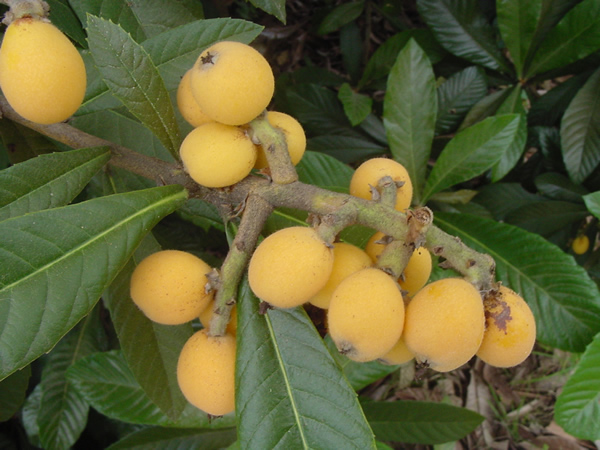
#> input picture modul-contoh/buah/fruits.jpg, 600 x 450 px, found by its file name
$ jupyter execute notebook.ipynb
#> lines starting #> are read from the running program, lines starting #| are printed output that depends on the picture; after the words box and inside, x2 and y2 are one past the last pixel; in counts of white or black regions, pixels touching at a corner belong together
# **Count number of fruits from an image**

## Input
Read the image

[cell 1]
import numpy as np
import cv2
from matplotlib import pyplot as plt

[cell 2]
img = cv2.imread('fruits.jpg')
#> img is the input picture: shape (450, 600, 3); mean B, G, R 53.9, 97.9, 97.3
#show the image
im_rgb = cv2.cvtColor(img, cv2.COLOR_BGR2RGB)
plt.imshow(im_rgb), plt.grid(False)
plt.xticks([]), plt.yticks([])

## Grayscale
Convert the image to grayscale. The colour of fruits makes them a lighter shade than the background leaves, making it easier to detect.

[cell 3]
gray = cv2.cvtColor(img, cv2.COLOR_BGR2GRAY)
plt.imshow(gray, cmap='gray'), plt.grid(False)
plt.xticks([]), plt.yticks([])

## Gaussian filter
Remove noise from image and reduce contrast, otherwise the leaves will be highlighted more if there is more contrast. Use gaussian filter for the same.

[cell 4]
blur = cv2.GaussianBlur(gray,(25,25),0)
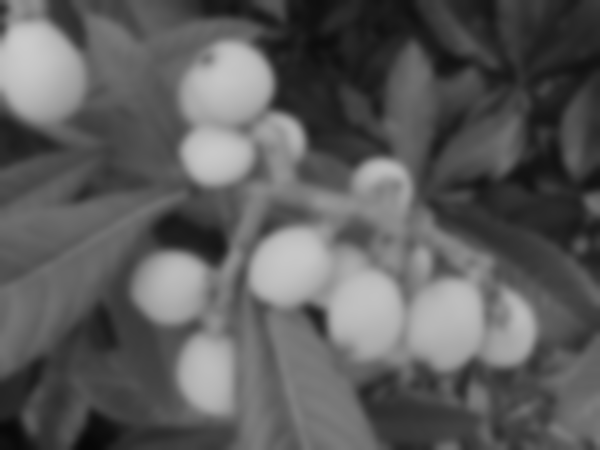
#> blur: shape (450, 600); min 7, max 203, mean 92.7
plt.imshow(blur, cmap='gray'), plt.grid(False)
plt.xticks([]), plt.yticks([])

# metode 1
dengan watershed

[cell 5]
brightness = -140
contrast = 90
tmp = np.int16(blur)
tmp = tmp * (contrast/127+1) - contrast + brightness
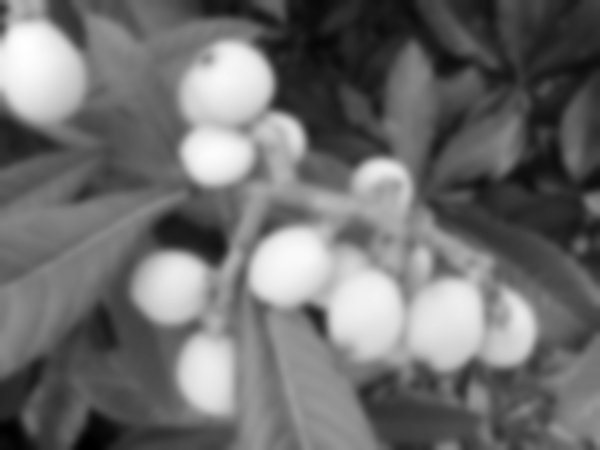
#> tmp: shape (450, 600) float64; min -218, max 116.9, mean -71.6; drawn with min black and max white
tmp = np.clip(tmp, 0, 255)
adjusted = np.uint8(tmp)
plt.imshow(adjusted, cmap='gray'), plt.grid(False)
plt.xticks([]), plt.yticks([])

[cell 6]
#threshold
ret, thresh = cv2.threshold(adjusted,0,255,cv2.THRESH_BINARY+cv2.THRESH_OTSU)
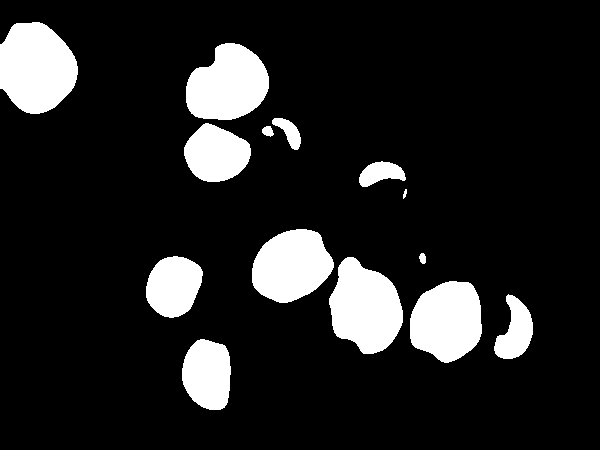
#> thresh: shape (450, 600); 13.2% white; 14 white regions, largest, box (x1, y1, x2, y2) and area: (0, 22, 78, 114) 5528, (329, 257, 403, 354) 5044, (186, 43, 269, 120) 4735
#> ret = 38
plt.imshow(thresh, cmap='binary_r'), plt.grid(False)
plt.xticks([]), plt.yticks([])

[cell 7]
# noise removal
kernel = np.ones((5,5),np.uint8)
opening = cv2.morphologyEx(thresh,cv2.MORPH_OPEN,kernel, iterations = 2)
#> opening: shape (450, 600); 13% white; 11 white regions, largest, box (x1, y1, x2, y2) and area: (0, 23, 78, 114) 5520, (330, 258, 403, 354) 5030, (186, 43, 269, 120) 4735
plt.imshow(opening, cmap='binary_r'), plt.grid(False)
plt.xticks([]), plt.yticks([])

[cell 8]
# sure background area
sure_bg = cv2.dilate(opening,kernel,iterations=3)
#> sure_bg: shape (450, 600); 19.3% white; 8 white regions, largest, box (x1, y1, x2, y2) and area: (246, 223, 488, 368) 19866, (178, 37, 275, 188) 11046, (0, 17, 84, 120) 7333
plt.imshow(sure_bg, cmap='binary_r'), plt.grid(False)
plt.xticks([]), plt.yticks([])

[cell 9]
# Finding sure foreground area
dist_transform = cv2.distanceTransform(opening,cv2.DIST_L2,3)
plt.imshow(dist_transform, cmap='binary_r'), plt.grid(False)
plt.xticks([]), plt.yticks([])

[cell 10]
ret, sure_fg = cv2.threshold(dist_transform,0.1*dist_transform.max(),255,0)
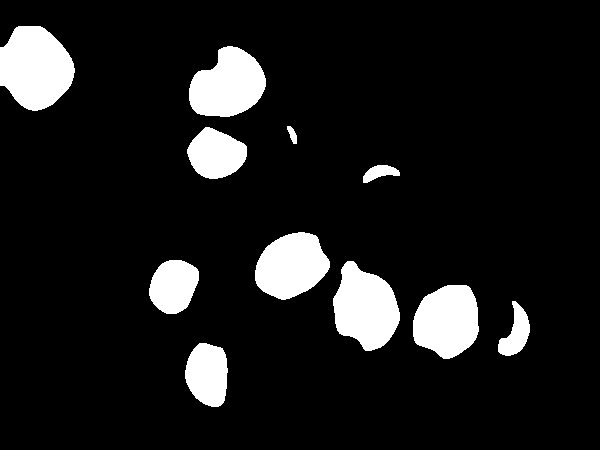
#> sure_fg: shape (450, 600) float32; 10.4% white; 11 white regions, largest, box (x1, y1, x2, y2) and area: (0, 26, 75, 111) 4756, (333, 261, 400, 351) 4139, (189, 46, 266, 117) 3892
#> ret = 3.79
plt.imshow(sure_fg, cmap='binary_r'), plt.grid(False)
plt.xticks([]), plt.yticks([])

[cell 11]
sure_fg = np.uint8(sure_fg)
unknown = cv2.subtract(sure_bg,sure_fg)
#> unknown: shape (450, 600); 8.9% white; 8 white regions
plt.imshow(unknown, cmap='binary_r'), plt.grid(False)
plt.xticks([]), plt.yticks([])

[cell 12]
# Marker labelling
ret, markers = cv2.connectedComponents(sure_fg)
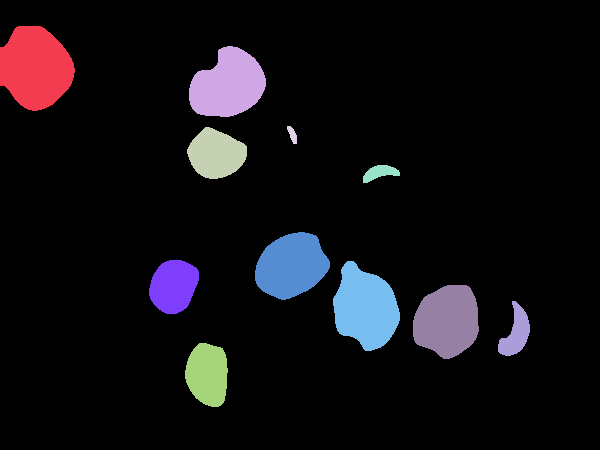
#> markers: shape (450, 600) int32; 12 distinct labels, from 0 to 11; one colour per label, 0 black
#> ret = 12
markers = markers+1
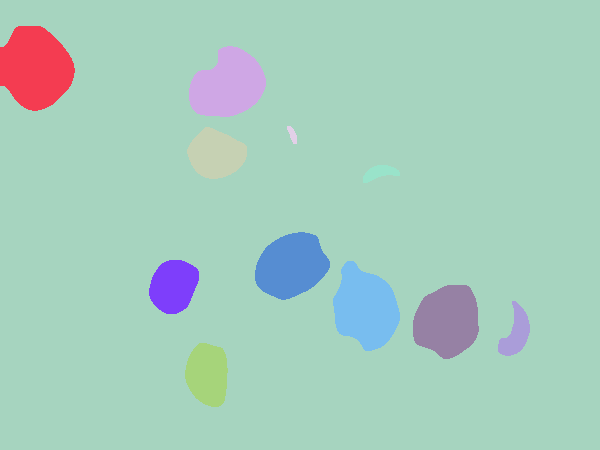
#> markers: shape (450, 600) int32; 12 distinct labels, from 1 to 12; one colour per label, 0 black
# Now, mark the region of unknown with zero
markers[unknown==255] = 0
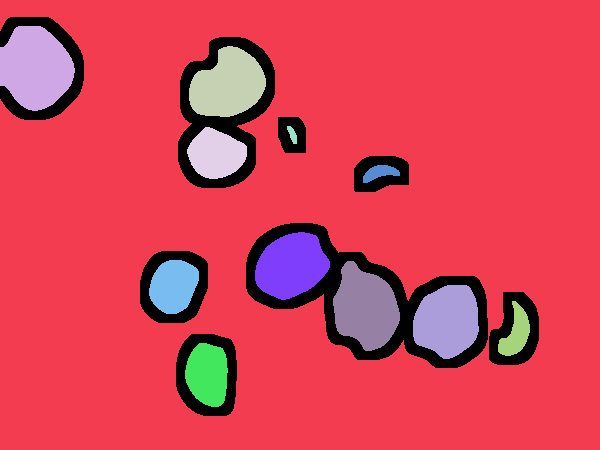
#> markers: shape (450, 600) int32; 13 distinct labels, from 0 to 12; one colour per label, 0 black
plt.imshow(markers), plt.grid(False)
plt.xticks([]), plt.yticks([])

[cell 13]
markers = cv2.watershed(img,markers)
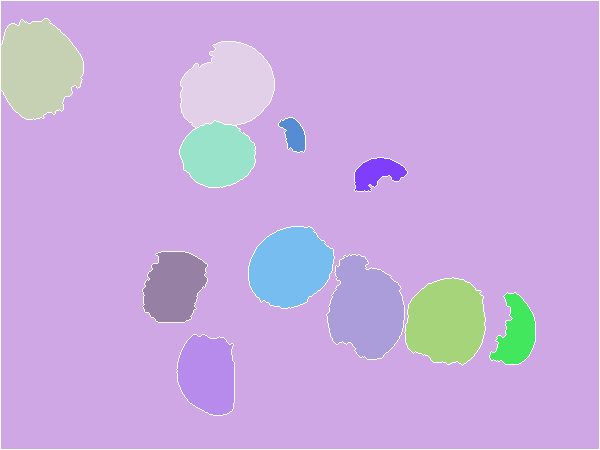
#> markers: shape (450, 600) int32; 13 distinct labels, from -1 to 12; one colour per label, 0 black, -1 white
img[markers == -1] = [255,0,0]
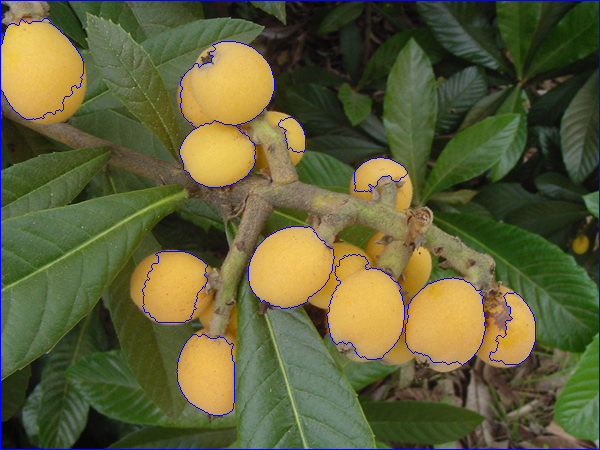
#> img: shape (450, 600, 3); 1.65% of pixels changed, all inside (x1, y1, x2, y2) = (0, 0, 600, 450)
plt.imshow(markers), plt.grid(False)
plt.xticks([]), plt.yticks([])

[cell 14]
new_img = img.copy()
conts,h=cv2.findContours(sure_fg.copy(),cv2.RETR_EXTERNAL,cv2.CHAIN_APPROX_NONE)
#> conts = 11 contours; largest, box (x1, y1, x2, y2) and area: (0, 26, 75, 111) 4644, (333, 261, 400, 351) 4026, (189, 46, 266, 117) 3784, (413, 285, 479, 359) 3680, (255, 232, 330, 300) 3563; h = [[1, -1, -1, -1], [2, 0, -1, -1], [3, 1, -1, -1], [4, 2, -1, -1], [5, 3, -1, -1], [6, 4, -1, -1], [7, 5, -1, -1], [8, 6, -1, -1], [9, 7, -1, -1], [10, 8, -1, -1], [-1, 9, -1, -1]]
number_of_objects_in_image= len(conts)
#> number_of_objects_in_image = 11
print("jumlah buah: "+str(number_of_objects_in_image))
#| jumlah buah: 11
for i in range(len(conts)):
    x,y,w,h=cv2.boundingRect(conts[i])
    cv2.rectangle(new_img,(x,y),(x+w,y+h),(0,0,255), 2)
    cv2.putText(new_img, str(i+1),(x,y+h),cv2.FONT_HERSHEY_SIMPLEX,0.8,(0,255,255))
#> this loop made 11 passes
#> (x, y, w, h) on passes 1 to 11: (185, 343, 43, 64), (498, 301, 32, 55), (413, 285, 66, 74), (333, 261, 67, 90), (149, 260, 50, 54), (255, 232, 75, 68), (363, 165, 37, 18), (187, 127, 60, 52), (287, 126, 10, 18), (189, 46, 77, 71), (0, 26, 75, 85)
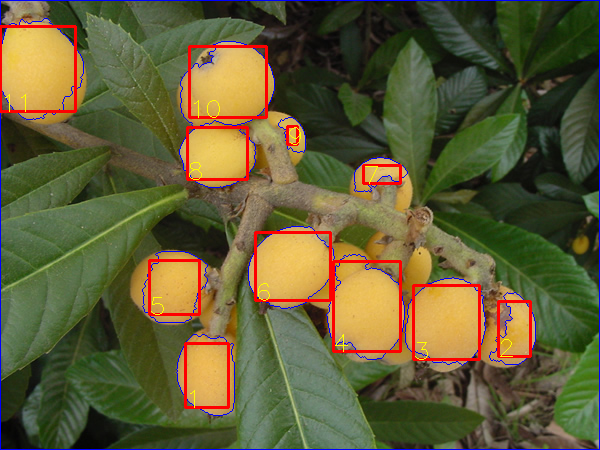
#> new_img: shape (450, 600, 3); 2.85% of pixels changed, all inside (x1, y1, x2, y2) = (0, 25, 532, 409)
# show the image
im_rgb = cv2.cvtColor(new_img, cv2.COLOR_BGR2RGB)
plt.imshow(im_rgb), plt.grid(False)
plt.xticks([]), plt.yticks([])

$ run again, with modul-contoh/buah/longang_cr.jpg copied over modul-contoh/buah/fruits.jpg
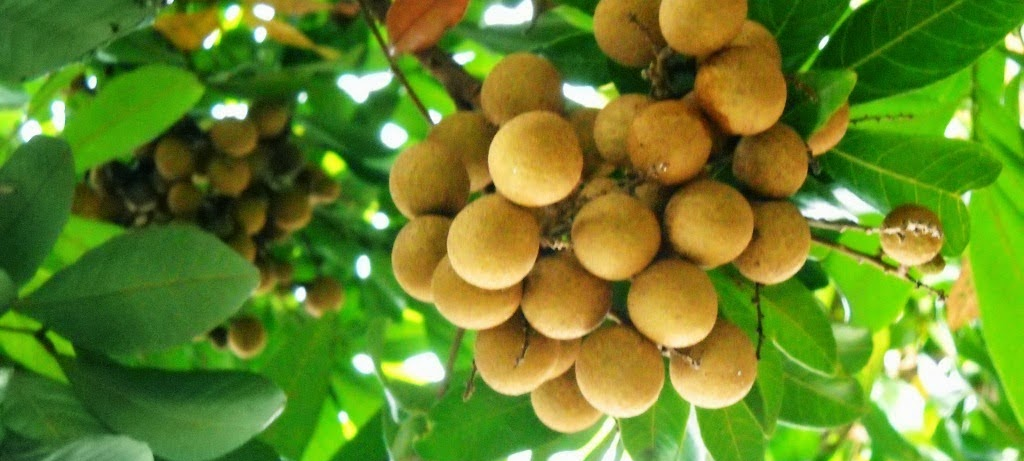
#> input picture modul-contoh/buah/longang_cr.jpg, 1024 x 461 px, found by its file name
#> img is the input picture: shape (461, 1024, 3); mean B, G, R 39.6, 132.5, 102
#> `ret, thresh = cv2.threshold(adjusted,0,255,cv2.THRESH_BINARY+cv2.THRES..`:
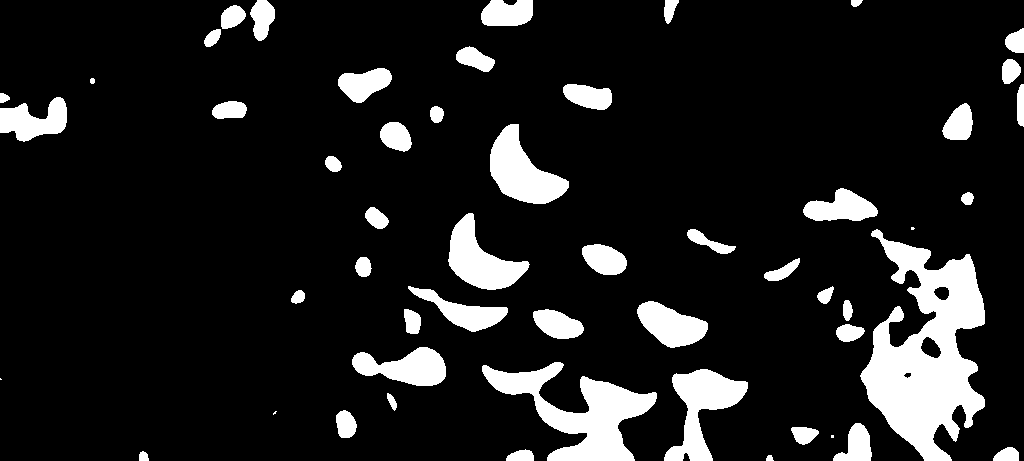
#> thresh: shape (461, 1024); 12.2% white; 53 white regions (4 under 20 px), largest, box (x1, y1, x2, y2) and area: (860, 229, 985, 461) 15164, (482, 362, 657, 461) 6870, (664, 369, 748, 461) 3464
#> `ret, thresh = cv2.threshold(adjusted,0,255,cv2.THRESH_BINARY+cv2.THRES..`: ret = 58
#> opening: shape (461, 1024); 11.6% white; 50 white regions, largest, box (x1, y1, x2, y2) and area: (862, 241, 985, 461) 14379, (536, 379, 655, 461) 5296, (665, 370, 747, 461) 3425
#> sure_bg: shape (461, 1024); 21.3% white; 38 white regions, largest, box (x1, y1, x2, y2) and area: (831, 235, 991, 461) 22900, (480, 358, 661, 461) 10808, (659, 364, 753, 461) 5663
#> `ret, sure_fg = cv2.threshold(dist_transform,0.1*dist_transform.max(),2..`: ret = 3.06
#> unknown: shape (461, 1024); 13% white; 42 white regions
#> `ret, markers = cv2.connectedComponents(sure_fg)`: ret = 52
#> img: shape (461, 1024, 3); 1.87% of pixels changed, all inside (x1, y1, x2, y2) = (0, 0, 1024, 461)
#> `conts,h=cv2.findContours(sure_fg.copy(),cv2.RETR_EXTERNAL,cv2.CHAIN_AP..`: conts = 51 contours, 9 with area under 20; largest, box (x1, y1, x2, y2) and area: (865, 244, 982, 461) 11582, (539, 382, 652, 461) 4004, (493, 127, 564, 201) 2524, (668, 373, 744, 461) 2352, (452, 218, 524, 287) 2158; h = 51 rows, first 6: [1, -1, -1, -1], [2, 0, -1, -1], [3, 1, -1, -1], [4, 2, -1, -1], [5, 3, -1, -1], [6, 4, -1, -1]
#> number_of_objects_in_image = 51
#| jumlah buah: 51
#> the loop `for i in range(len(conts)):` made 51 passes
#> (x, y, w, h) on passes 1 to 8: (142, 457, 3, 4), (510, 453, 21, 8), (997, 451, 19, 10), (797, 430, 15, 11), (837, 428, 31, 33), (951, 426, 4, 6), (340, 415, 13, 20), (539, 382, 113, 79)
#> after the loop `for i in range(len(conts)):`:
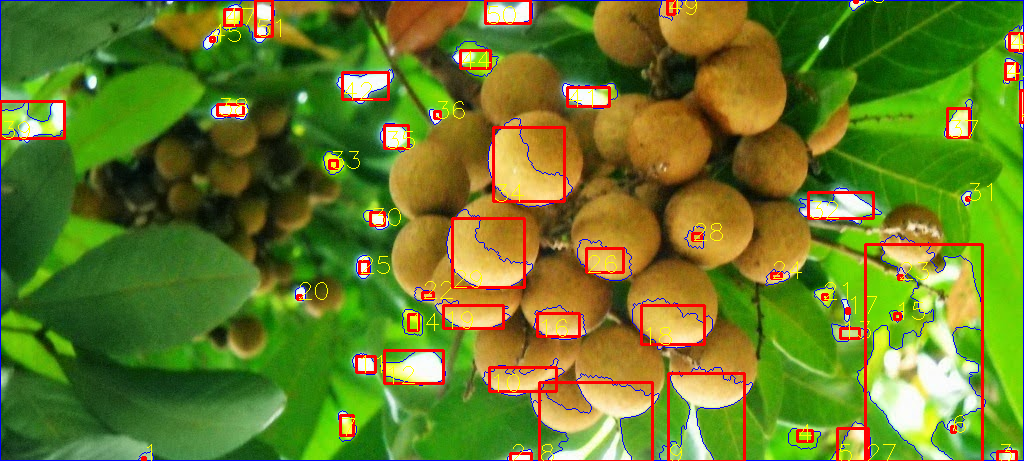
#> new_img: shape (461, 1024, 3); mean B, G, R 38.8, 124.7, 103.2
